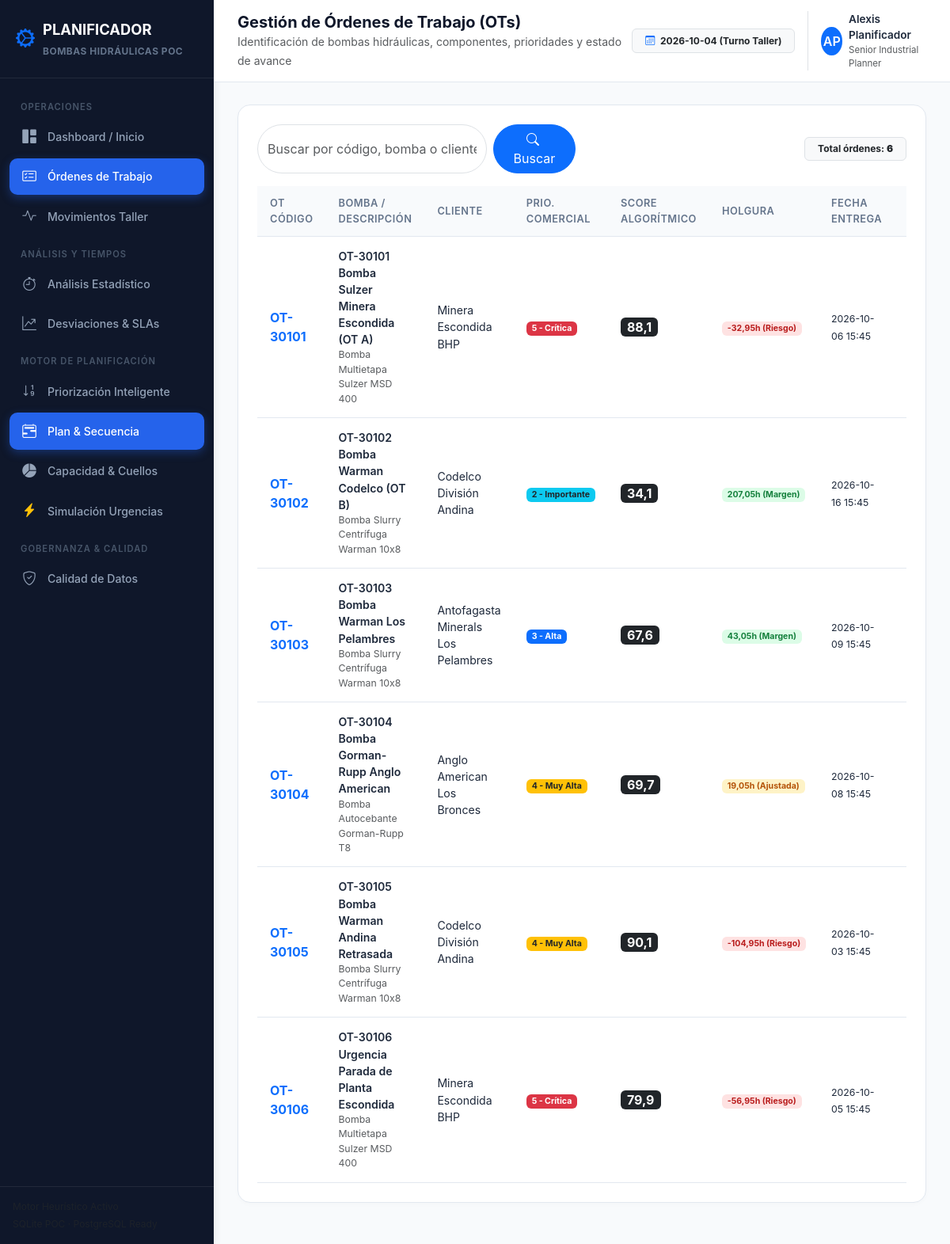
The app's page /planning/ordenes/ with its own data.
### planning/models.py (models this page shows, shortened)
class MCTOrdenTrabajo(models.Model):
    idordentrabajo = models.BigIntegerField(primary_key=True, db_column='idordentrabajo')
    idcliente = models.ForeignKey(MCTCliente, on_delete=models.DO_NOTHING, db_column='idcliente', null=True, blank=True, db_constraint=False)
    idproducto = models.ForeignKey(MCTProducto, on_delete=models.DO_NOTHING, db_column='idproducto', null=True, blank=True, db_constraint=False)
    idcotizacion = models.BigIntegerField(null=True, blank=True, db_column='idcotizacion')
    idtipoorden = models.BigIntegerField(null=True, blank=True, db_column='idtipoorden')
    nombreordentrabajo = models.CharField(max_length=255, null=True, blank=True, db_column='nombreordentrabajo')
    ordencompra = models.BigIntegerField(null=True, blank=True, db_column='ordencompra')
    fecharecepcion = models.DateTimeField(null=True, blank=True, db_column='fecharecepcion')
    fechaentrega = models.DateTimeField(null=True, blank=True, db_column='fechaentrega')
    fechasolicitudentrega = models.DateTimeField(null=True, blank=True, db_column='fechasolicitudentrega')
    idusuario = models.BigIntegerField(null=True, blank=True, db_column='idusuario')
    idestadoorden = models.ForeignKey(MCTEstadoOrden, on_delete=models.DO_NOTHING, db_column='idestadoorden', null=True, blank=True, db_constraint=False)
    prioridad = models.BigIntegerField(default=1, db_column='prioridad')  # Escala comercial 1 a 5
    idfamilia = models.BigIntegerField(null=True, blank=True, db_column='idfamilia')
    fechacreacion = models.DateTimeField(null=True, blank=True, db_column='fechacreacion')
    usuariocreacion = models.CharField(max_length=100, null=True, blank=True, db_column='usuariocreacion')
    class Meta:
        managed = False
        db_table = 'mct_ordentrabajo'
        verbose_name = 'Orden de Trabajo'
        verbose_name_plural = 'Órdenes de Trabajo'

class MCTProducto(models.Model):
    idproducto = models.BigIntegerField(primary_key=True, db_column='idproducto')
    nombreproducto = models.CharField(max_length=255, db_column='nombreproducto')
    idcliente = models.ForeignKey(MCTCliente, on_delete=models.DO_NOTHING, db_column='idcliente', null=True, blank=True, db_constraint=False)
    caudal = models.BigIntegerField(null=True, blank=True, db_column='caudal')
    rpm = models.BigIntegerField(null=True, blank=True, db_column='rpm')
    altura = models.BigIntegerField(null=True, blank=True, db_column='altura')
    potencia = models.BigIntegerField(null=True, blank=True, db_column='potencia')
    estado = models.BigIntegerField(default=1, db_column='estado')
    class Meta:
        managed = False
        db_table = 'mct_producto'
        verbose_name = 'Producto / Bomba'
        verbose_name_plural = 'Productos / Bombas'

class MCTCliente(models.Model):
    idcliente = models.BigIntegerField(primary_key=True, db_column='idcliente')
    rut = models.CharField(max_length=20, null=True, blank=True, db_column='rut')
    digito = models.CharField(max_length=2, null=True, blank=True, db_column='digito')
    nombrecliente = models.CharField(max_length=255, db_column='nombrecliente')
    telefono = models.CharField(max_length=50, null=True, blank=True, db_column='telefono')
    direccion = models.CharField(max_length=255, null=True, blank=True, db_column='direccion')
    email = models.CharField(max_length=100, null=True, blank=True, db_column='email')
    estado = models.BigIntegerField(default=1, db_column='estado')
    class Meta:
        managed = False
        db_table = 'mct_cliente'
        verbose_name = 'Cliente'
        verbose_name_plural = 'Clientes'

### planning/views.py (the view)
# urls.py: path('ordenes/', views.ordenes_list_view, name='planning_ordenes_list'),
def ordenes_list_view(request):
    query = request.GET.get('q', '').strip()
    cliente_id = request.GET.get('cliente')
    ots_qs = MCTOrdenTrabajo.objects.select_related('idcliente', 'idproducto', 'idestadoorden').all()
    if query:
        ots_qs = ots_qs.filter(nombreordentrabajo__icontains=query)
    if cliente_id:
        ots_qs = ots_qs.filter(idcliente_id=cliente_id)
    ots = []
    for ot in ots_qs:
        prio = calculate_priority_score(ot)
        slack = calculate_slack(ot)
        ots.append({
            'ot': ot,
            'score': prio['score_total'],
            'slack': slack,
            'prioridad_comercial': ot.prioridad or 1,
            'explicacion': prio['explicacion']
        })
    context = {
        'ots': ots,
        'query': query,
    }
    return render(request, 'planning/ordenes_list.html', context)

### analytics/services/duration_service.py (called while the page is built)
def get_current_time():
    now = timezone.now()
    if hasattr(now, 'tzinfo') and now.tzinfo is not None:
        return now.replace(tzinfo=None)
    return now

def calculate_wspt(peso, tiempo_procesamiento_horas):
    if tiempo_procesamiento_horas <= 0:
        return 999.0
    return round(peso / tiempo_procesamiento_horas, 3)

### scheduling/services/priority_service.py (called while the page is built, shortened)
def get_active_config():
    config = PocConfigPriorizacion.objects.filter(is_active=True).first()
    return config

### templates/planning/ordenes_list.html (shortened to what this page needs)
{% extends 'base.html' %}
{% block page_heading %}Gestión de Órdenes de Trabajo (OTs){% endblock %}
{% block page_subheading %}Identificación de bombas hidráulicas, componentes, prioridades y estado de avance{% endblock %}
{% block content %}
<div class="modern-card">
    <div class="row g-3 align-items-center mb-3">
        <div class="col-md-6">
            <form method="get" class="d-flex gap-2">
                <input type="text" name="q" value="{{ query }}" class="form-control rounded-pill" placeholder="Buscar por código, bomba o cliente...">
                <button type="submit" class="btn btn-primary rounded-pill px-4">
                    <i class="bi bi-search me-1"></i> Buscar
                </button>
            </form>
        </div>
        <div class="col-md-6 text-end">
            <span class="badge bg-light text-dark border px-3 py-2">
                Total órdenes: <strong>{{ ots|length }}</strong>
            </span>
        </div>
    </div>
    <div class="table-responsive">
        <table class="table-modern">
            <thead>
                <tr>
                    <th>OT Código</th>
                    <th>Bomba / Descripción</th>
                    <th>Cliente</th>
                    <th>Prio. Comercial</th>
                    <th>Score Algorítmico</th>
                    <th>Holgura</th>
                    <th>Fecha Entrega</th>
                    <th>Acciones</th>
                </tr>
            </thead>
            <tbody>
                {% for item in ots %}
                <tr>
                    <td>
                        <a href="{% url 'planning_orden_detail' item.ot.idordentrabajo %}" class="fw-bold text-decoration-none text-primary fs-6">
                            OT-{{ item.ot.idordentrabajo }}
                        </a>
                    </td>
                    <td>
                        <div class="fw-semibold">{{ item.ot.nombreordentrabajo }}</div>
                        <div class="text-muted small">{{ item.ot.idproducto.nombreproducto }}</div>
                    </td>
                    <td>{{ item.ot.idcliente.nombrecliente }}</td>
                    <td>
                        {% if item.prioridad_comercial == 5 %}
                            <span class="badge bg-danger">5 - Crítica</span>
                        {% elif item.prioridad_comercial == 4 %}
                            <span class="badge bg-warning text-dark">4 - Muy Alta</span>
                        {% elif item.prioridad_comercial == 3 %}
                            <span class="badge bg-primary">3 - Alta</span>
                        {% elif item.prioridad_comercial == 2 %}
                            <span class="badge bg-info text-dark">2 - Importante</span>
                        {% else %}
                            <span class="badge bg-secondary">1 - Normal</span>
                        {% endif %}
                    </td>
                    <td>
                        <span class="badge bg-dark fs-6 px-2 py-1">{{ item.score }}</span>
                    </td>
                    <td>
                        {% if item.slack.holgura <= 0 %}
                            <span class="badge badge-danger">{{ item.slack.holgura }}h (Riesgo)</span>
                        {% elif item.slack.holgura <= 24 %}
                            <span class="badge badge-warning">{{ item.slack.holgura }}h (Ajustada)</span>
                        {% else %}
                            <span class="badge badge-success">{{ item.slack.holgura }}h (Margen)</span>
                        {% endif %}
                    </td>
                    <td>
                        <span class="small">{{ item.ot.fechaentrega|date:"Y-m-d H:i"|default:"Sin fecha" }}</span>
                    </td>
                    <td>
                    </td>
                </tr>
                {% empty %}
                <tr>
                    <td colspan="8" class="text-center py-4 text-muted">No se encontraron órdenes de trabajo.</td>
                </tr>
                {% endfor %}
            </tbody>
        </table>
    </div>
</div>
{% endblock %}

### static/css/dashboard.css (style rules this page uses)
:root { --primary-color: #2563eb; --primary-hover: #1d4ed8; --sidebar-bg: #0f172a; --sidebar-text: #94a3b8; --sidebar-active: #1e293b; --bg-body: #f8fafc; --card-bg: #ffffff; --border-color: #e2e8f0; --text-primary: #1e293b; --text-muted: #64748b; --success-color: #10b981; --warning-color: #f59e0b; --danger-color: #ef4444; }
body { background-color: var(--bg-body); font-family: -apple-system, BlinkMacSystemFont, "Segoe UI", Roboto, "Helvetica Neue", Arial, sans-serif; color: var(--text-primary); margin: 0; padding: 0; }
.modern-card { background: #ffffff; border-radius: 16px; border: 1px solid var(--border-color); box-shadow: 0 2px 6px rgba(0,0,0,0.02); padding: 24px; margin-bottom: 24px; transition: transform 0.2s, box-shadow 0.2s; }
.badge-success { background-color: #dcfce7; color: #15803d; }
.badge-warning { background-color: #fef3c7; color: #b45309; }
.badge-danger { background-color: #fee2e2; color: #b91c1c; }
.table-modern { width: 100%; border-collapse: separate; border-spacing: 0; }
.table-modern th { background-color: #f8fafc; color: #64748b; font-weight: 600; font-size: 0.8rem; text-transform: uppercase; letter-spacing: 0.5px; padding: 12px 16px; border-bottom: 1px solid var(--border-color); }
.table-modern td { padding: 14px 16px; font-size: 0.88rem; border-bottom: 1px solid var(--border-color); vertical-align: middle; }

### records on screen
MCTOrdenTrabajo: ot.idordentrabajo "30101", ot.nombreordentrabajo "OT-30101 Bomba Sulzer Minera Escondida (OT A)", ot.idproducto.nombreproducto "Bomba Multietapa Sulzer MSD 400", ot.idcliente.nombrecliente "Minera Escondida BHP", shows "5 - Crítica", score "88,1", slack.holgura "-32,95", ot.fechaentrega "2026-10-06 15:45"
MCTOrdenTrabajo: ot.idordentrabajo "30102", ot.nombreordentrabajo "OT-30102 Bomba Warman Codelco (OT B)", ot.idproducto.nombreproducto "Bomba Slurry Centrífuga Warman 10x8", ot.idcliente.nombrecliente "Codelco División Andina", shows "2 - Importante", score "34,1", slack.holgura "207,05", ot.fechaentrega "2026-10-16 15:45"
MCTOrdenTrabajo: ot.idordentrabajo "30103", ot.nombreordentrabajo "OT-30103 Bomba Warman Los Pelambres", ot.idproducto.nombreproducto "Bomba Slurry Centrífuga Warman 10x8", ot.idcliente.nombrecliente "Antofagasta Minerals Los Pelambres", shows "3 - Alta", score "67,6", slack.holgura "43,05", ot.fechaentrega "2026-10-09 15:45"
MCTOrdenTrabajo: ot.idordentrabajo "30104", ot.nombreordentrabajo "OT-30104 Bomba Gorman-Rupp Anglo American", ot.idproducto.nombreproducto "Bomba Autocebante Gorman-Rupp T8", ot.idcliente.nombrecliente "Anglo American Los Bronces", shows "4 - Muy Alta", score "69,7", slack.holgura "19,05", ot.fechaentrega "2026-10-08 15:45"
MCTOrdenTrabajo: ot.idordentrabajo "30105", ot.nombreordentrabajo "OT-30105 Bomba Warman Andina Retrasada", ot.idproducto.nombreproducto "Bomba Slurry Centrífuga Warman 10x8", ot.idcliente.nombrecliente "Codelco División Andina", shows "4 - Muy Alta", score "90,1", slack.holgura "-104,95", ot.fechaentrega "2026-10-03 15:45"
MCTOrdenTrabajo: ot.idordentrabajo "30106", ot.nombreordentrabajo "OT-30106 Urgencia Parada de Planta Escondida", ot.idproducto.nombreproducto "Bomba Multietapa Sulzer MSD 400", ot.idcliente.nombrecliente "Minera Escondida BHP", shows "5 - Crítica", score "79,9", slack.holgura "-56,95", ot.fechaentrega "2026-10-05 15:45"

### other values on screen
{{ ots|length }} "6"
